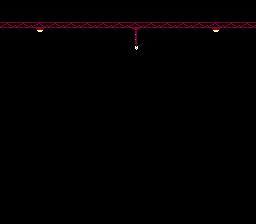

A 2D game scene composited from a Tiled map and its tileset images. What follows is a short description and the map's XML, with every tile layer's data as written:
An orthogonal 16x16 tile map with 16x14 px tiles, 1 tile layer (Tile Layer 1).

<map version="1.5" tiledversion="1.7.2" orientation="orthogonal" renderorder="right-down" width="16" height="16" tilewidth="16" tileheight="14" infinite="0" nextlayerid="2" nextobjectid="1">
 <tileset firstgid="1" source="tilemap.tsx" />
 <layer id="1" name="Tile Layer 1" width="16" height="16">
  <data encoding="csv">
0,0,0,0,0,0,0,0,0,0,0,0,0,0,0,0,
11,11,11,11,11,11,11,11,11,11,11,11,11,11,11,11,
0,0,26,0,0,0,0,0,27,0,0,0,0,26,0,0,
0,0,0,0,0,0,0,0,43,0,0,0,0,0,0,0,
0,0,0,0,0,0,0,0,0,0,0,0,0,0,0,0,
0,0,0,0,0,0,0,0,0,0,0,0,0,0,0,0,
0,0,0,0,0,0,0,0,0,0,0,0,0,0,0,0,
0,0,0,0,0,0,0,0,0,0,0,0,0,0,0,0,
0,0,0,0,0,0,0,0,0,0,0,0,0,0,0,0,
0,0,0,0,0,0,0,0,0,0,0,0,0,0,0,0,
0,0,0,0,0,0,0,0,0,0,0,0,0,0,0,0,
0,0,0,0,0,0,0,0,0,0,0,0,0,0,0,0,
0,0,0,0,0,0,0,0,0,0,0,0,0,0,0,0,
0,0,0,0,0,0,0,0,0,0,0,0,0,0,0,0,
0,0,0,0,0,0,0,0,0,0,0,0,0,0,0,0,
0,0,0,0,0,0,0,0,0,0,0,0,0,0,0,0
</data>
 </layer>
</map>